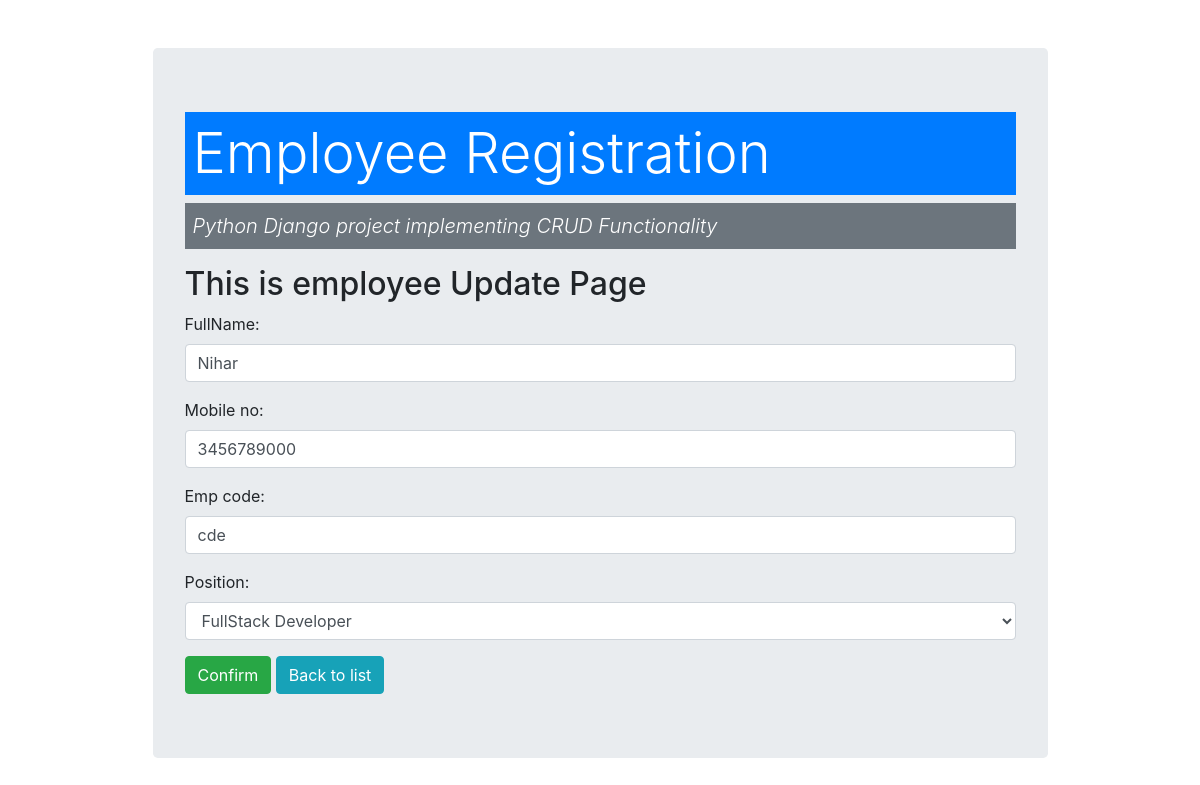
Screenshot of /update/6/ with the database file from the repository.
### employeeregister/models.py (models this page shows, shortened)
class employee(models.Model):
    FullName=models.CharField(max_length=100)
    emp_code=models.CharField(max_length=3)
    mobile_no=models.CharField(max_length=10)
    position=models.ForeignKey(position,on_delete=models.CASCADE)

### employeeregister/views.py (the view)
# urls.py: path('update/<int:id>/',views.employee_update,name='employee_update')
def employee_update(request,id):
    if request.method=='POST':
        pi=employee.objects.get(pk=id)
        fm=employeeForm(request.POST,instance=pi)
        if fm.is_valid():
            fm.save()
    else:
        pi=employee.objects.get(pk=id)
        fm=employeeForm(instance=pi)
    return render(request,'employee/employeeUpdate.html',{'form':fm})

### employeeregister/forms.py
class employeeForm(forms.ModelForm):
    class Meta:
        model = employee
        fields = ("FullName","mobile_no","emp_code","position")
        widgets={
            'FullName':forms.TextInput(attrs={'class':'form-control','id':'fullName','placeholder':'Full Name'}),
            'mobile_no':forms.TextInput(attrs={'class':'form-control','id':'mobNo','placeholder':'Mobile Number'}),
            'emp_code':forms.TextInput(attrs={'class':'form-control','id':'emp_code','placeholder':'Emp. Code'}),
            'position':forms.Select(attrs={'class':'form-control','id':'exampleFormControlSelect1'}),
        }

### employeeregister/models.py (called while the page is built)
    def __str__(self):
        return self.title

### employeeregister/templates/employee/employeeUpdate.html (shortened to what this page needs)
{% extends 'employee/base.html' %}
{% block content %}
<h2>This is employee Update Page</h2>
<form action="" method='POST'>
  {{form.as_p}}
  <input type='submit' class='btn btn-success' value='Confirm'>
  <a href="{% url 'employee_list' %}" class='btn btn-info'>Back to list</a>
</form>
{% endblock %}

### rows the page displays
employee: FullName "Nihar", mobile_no "3456789000", emp_code "cde", position "FullStack Developer"
